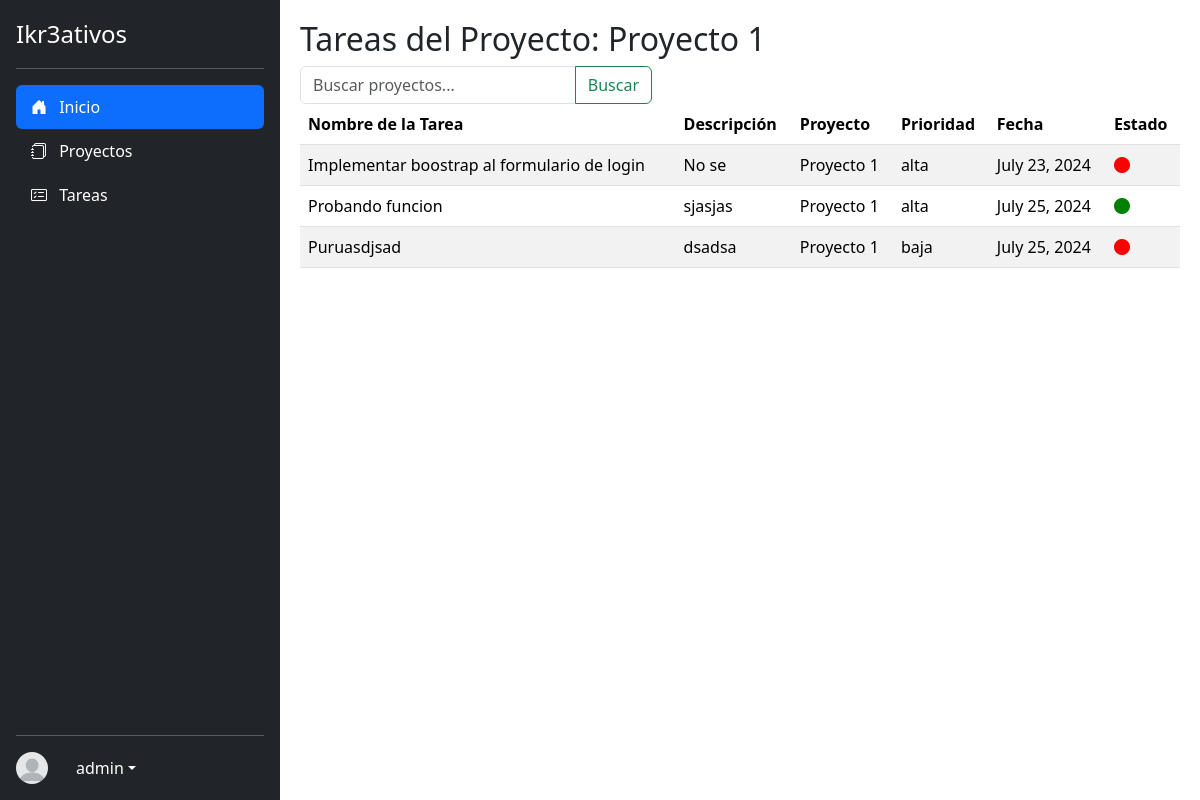
Screenshot of /proyectos/1/ (signed in) with the database file from the repository.
### GESTOR_PROYECTOS/models.py (models this page shows, shortened)
class Proyecto(models.Model):
    nombre=models.CharField(max_length=50)
    descripcion=models.CharField(max_length=50)
    finalizado=models.BooleanField(default=False)
    personas = models.ManyToManyField(User)

class Tarea(models.Model):
    ESTADO_CHOICES = [
        ('no_iniciado', 'No Iniciado'),
        ('en_proceso', 'En Proceso'),
        ('finalizado', 'Finalizado'),
    ]
    PRIORIDAD_CHOICES=[
        ('baja','Baja'),
        ('media','Media'),
        ('alta','Alta'),
    ]
    nombre=models.CharField(max_length=50)
    estado = models.CharField(max_length=50, choices=ESTADO_CHOICES, default='no_iniciado')
    prioridad=models.CharField(max_length=50,choices=PRIORIDAD_CHOICES)
    descripcion=models.TextField()
    fecha=models.DateField(auto_now_add=True)
    fecha_final = models.DateField()
    personas = models.ManyToManyField(User)
    proyecto = models.ForeignKey('Proyecto', related_name='tareas', on_delete=models.CASCADE)

### GESTOR_PROYECTOS/views.py (the view)
# urls.py: path('proyectos/<int:proyecto_id>/', detalle_proyecto, name='detalle_proyecto'),
@login_required
def detalle_proyecto(request, proyecto_id):
    proyecto = get_object_or_404(Proyecto, pk=proyecto_id)
    tareas = proyecto.tareas.all()
    query = request.GET.get("q")  # Captura el término de búsqueda
    if query:
        tareas = tareas.filter(nombre__icontains=query)  # Filtra las tareas
    return render(request, 'detalle_proyecto.html', {'proyecto': proyecto, 'tareas': tareas})  # Pasa las tareas filtradas

### GESTOR_PROYECTOS/templatetags/custom_tags.py (called while the page is built)
@register.filter(name='has_group')
def has_group(user, group_name):
    group = Group.objects.get(name=group_name)
    return group in user.groups.all()

### GESTOR_PROYECTOS/templates/detalle_proyecto.html (shortened to what this page needs)
{% extends "base.html" %}
{% load custom_tags %}
{% block content %}
<h2>Tareas del Proyecto: {{ proyecto.nombre }}</h2>
<form method="get" action="" class="search-form">
    <div class="input-group">
        <input class="form-control search-input" type="search" name="q" placeholder="Buscar proyectos..." value="{{ request.GET.q }}" aria-label="Buscar proyectos">
        <button class="btn btn-outline-success" type="submit">Buscar</button>
    </div>
</form>
<table class="table table-striped">
    <thead>
        <tr>
            <th>Nombre de la Tarea</th>
            <th>Descripción</th>
            <th>Proyecto</th>
            <th>Prioridad</th>
            <th>Fecha</th>
            <th>Estado</th>
        </tr>
    </thead>
    <tbody>
        {% for tarea in tareas %}
        <tr>
            <td>{{ tarea.nombre }}</td>
            <td>{{ tarea.descripcion }}</td>
            <td>{{ tarea.proyecto.nombre }}</td>
            <td>{{ tarea.prioridad }}</td>
            <td>{{ tarea.fecha }}</td>
            <td>
                <i class="bi bi-circle-fill" style="color: {% if tarea.estado == 'no_iniciado' %}red{% elif tarea.estado == 'en_proceso' %}yellow{% elif tarea.estado == 'finalizado' %}green{% endif %};"></i>
            </td>
        </tr>
        {% endfor %}
    </tbody>
</table>
{% endblock %}

### GESTOR_PROYECTOS/templates/base.html (shortened to what this page needs)
{% load static %}
{% load custom_tags %}
<!DOCTYPE html>
<html lang="en">
<head>
    <link href="https://cdn.jsdelivr.net/npm/bootstrap@5.3.3/dist/css/bootstrap.min.css" rel="stylesheet">
    <link rel="stylesheet" href="https://cdnjs.cloudflare.com/ajax/libs/bootstrap-icons/1.5.0/font/bootstrap-icons.min.css">
</head>
<body>
    <div class="sidebar d-flex flex-column flex-shrink-0 p-3 text-white bg-dark">
        <span class="fs-4">Ikr3ativos</span>
        <hr>
        <ul class="nav nav-pills flex-column mb-auto">
            <li class="nav-item">
                <a href="http://127.0.0.1:8000/proyectos/" class="nav-link active" aria-current="page">
                    <i class="bi bi-house-door-fill me-2"></i> Inicio
                </a>
            </li>
            <li>
                <a href="http://127.0.0.1:8000/proyectos/" class="nav-link text-white">
                    <i class="bi bi-journals me-2"></i> Proyectos
                </a>
            </li>
            <li>
                <a href="http://127.0.0.1:8000/tareas_trabajador/" class="nav-link text-white">
                    <i class="bi bi-card-checklist me-2"></i> Tareas
                </a>
            </li>
        </ul>
        <hr>
        <div class="dropdown">
            <a href="#" class="d-flex align-items-center text-white text-decoration-none dropdown-toggle" id="dropdownUser1" data-bs-toggle="dropdown" aria-expanded="false">
                <img src="{% static 'GESTOR_PROYECTOS/AVATAR.png' %}" alt="" width="32" height="32" class="rounded-circle me-2">
                <span style="margin-left: 20px;">{{ user.username }}</span>
            </a>
        </div>
    </div>
    <div class="content">
        {% block content %}{% endblock %}
    </div>
</body>
</html>

### GESTOR_PROYECTOS/templates/base.html (style rules this page uses)
.sidebar { height: 100vh; position: fixed; top: 0; left: 0; width: 280px; padding-top: 20px; padding-bottom: 20px; }
.content { margin-left: 280px; padding: 20px; }
.nav-link { padding: 10px 15px; }

### GESTOR_PROYECTOS/templates/detalle_proyecto.html (style rules this page uses)
.input-group { position: relative; display: flex; flex-wrap: wrap; align-items: stretch; width: 40%; }

### rows the page displays
Proyecto: nombre "Proyecto 1"
Tarea: nombre "Implementar boostrap al formulario de login", descripcion "No se", proyecto.nombre "Proyecto 1", prioridad "alta", fecha "July 23, 2024"
Tarea: nombre "Probando funcion", descripcion "sjasjas", proyecto.nombre "Proyecto 1", prioridad "alta", fecha "July 25, 2024"
Tarea: nombre "Puruasdjsad", descripcion "dsadsa", proyecto.nombre "Proyecto 1", prioridad "baja", fecha "July 25, 2024"

### other values shown
{{ user.username }} "admin"
